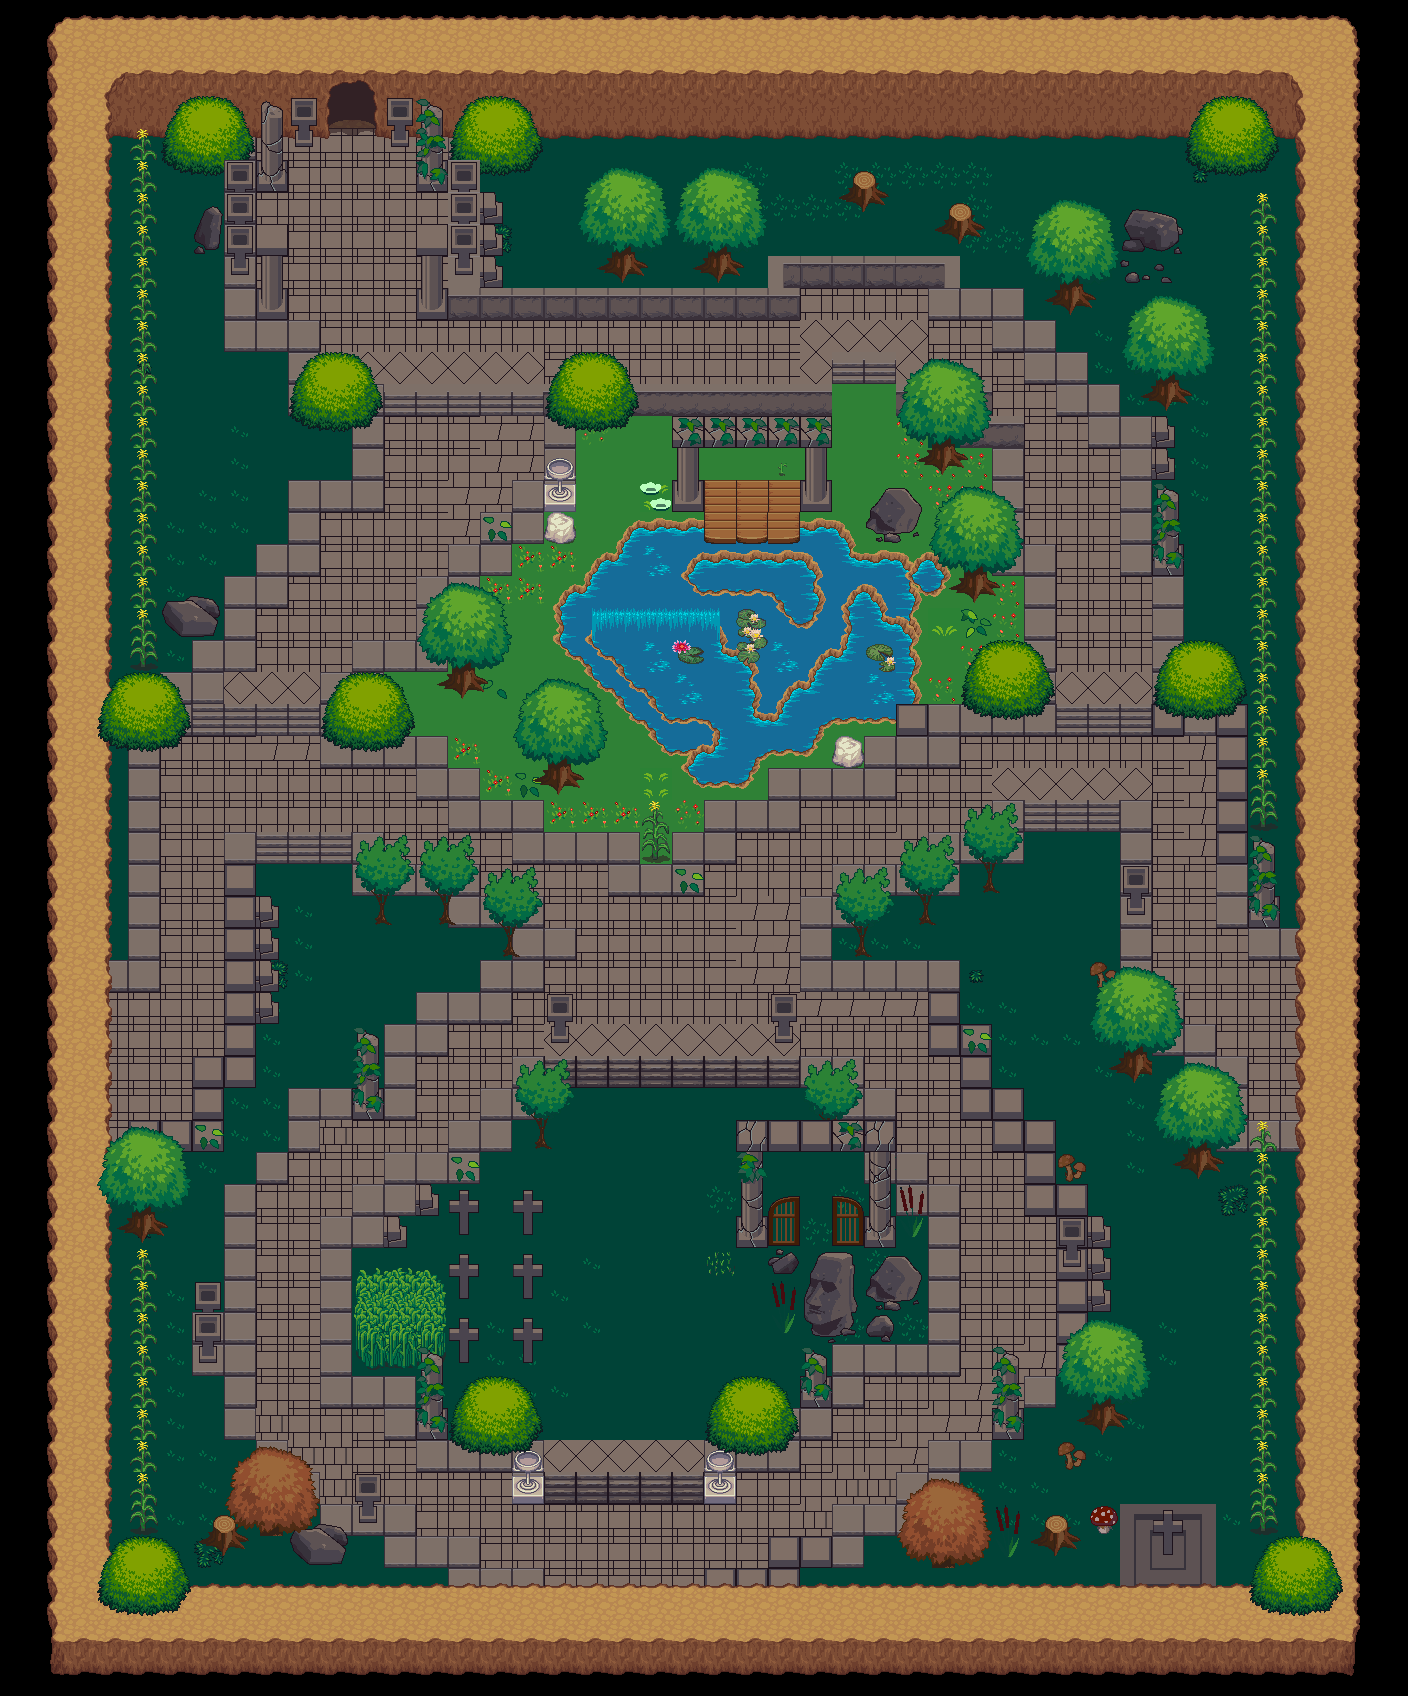

This is a level from a 2D game, rendered from its Tiled map with the project's own tilesets. A one-line summary and the map file follow, with tile-layer data summarised:
An orthogonal 44x53 tile map with 32x32 px tiles, 7 tile layers (background, arena, grass details, road, ...) and 241 objects.

<map version="1.5" tiledversion="1.6.0" orientation="orthogonal" renderorder="right-down" width="44" height="53" tilewidth="32" tileheight="32" infinite="0" nextlayerid="11" nextobjectid="243">
 <tileset firstgid="1" source="klipartz.com.tsx" />
 <layer id="1" name="background" width="44" height="53">
  <data>[2332 cells, 1748 non-empty, 3 distinct tile ids]</data>
 </layer>
 <layer id="2" name="arena" width="44" height="53">
  <data>[2332 cells, 44 non-empty, 14 distinct tile ids]</data>
 </layer>
 <layer id="5" name="grass details" width="44" height="53">
  <data>[2332 cells, 266 non-empty, 28 distinct tile ids]</data>
 </layer>
 <layer id="6" name="road" width="44" height="53">
  <data>[2332 cells, 1041 non-empty, 23 distinct tile ids]</data>
 </layer>
 <layer id="4" name="walls" width="44" height="53">
  <data>[2332 cells, 644 non-empty, 29 distinct tile ids]</data>
 </layer>
 <layer id="7" name="details" width="44" height="53">
  <data>[2332 cells, 324 non-empty, 85 distinct tile ids]</data>
 </layer>
 <layer id="8" name="foreground" width="44" height="53">
  <data>[2332 cells, 420 non-empty, 73 distinct tile ids]</data>
 </layer>
 <objectgroup id="9" name="exit">
  <object id="1" x="324" y="125" width="54" height="37.5" />
  <object id="2" x="97.3333" y="1005.33" width="42" height="107.333" />
  <object id="3" x="558" y="1576" width="141.333" height="20.6667" />
  <object id="4" x="1285" y="958.5" width="31.5" height="151.5" />
 </objectgroup>
 <objectgroup id="10" name="collisions">
  <object id="5" x="175.667" y="117.333" width="65.3333" height="52.6667" />
  <object id="6" x="258" y="159.667" width="31" height="29.3333" />
  <object id="7" x="261.667" y="138.333" width="21" height="31.6667" />
  <object id="8" x="294.667" y="119" width="18.6667" height="26" />
  <object id="9" x="390.333" y="118.667" width="18.3333" height="27" />
  <object id="10" x="417.667" y="160.667" width="30" height="30.3333" />
  <object id="11" x="421" y="141.333" width="21.3333" height="33.3333" />
  <object id="12" x="225.333" y="162" width="30.6667" height="185" />
  <object id="13" x="257.333" y="288.333" width="31.3333" height="29.6667" />
  <object id="14" x="252" y="316" width="69.3333" height="36.6667" />
  <object id="15" x="287.667" y="344.333" width="33.6667" height="68" />
  <object id="16" x="290" y="382.667" width="95.6667" height="34.6667" />
  <object id="17" x="352.667" y="405.333" width="31.3333" height="105.667" />
  <object id="18" x="289.667" y="482.667" width="93.6667" height="29.3333" />
  <object id="19" x="288" y="481" width="31.6667" height="93.6667" />
  <object id="20" x="256.667" y="545" width="62.3333" height="30.3333" />
  <object id="21" x="224.667" y="577" width="63.3333" height="31.3333" />
  <object id="22" x="225.333" y="611.333" width="29.3333" height="57" />
  <object id="23" x="193" y="643.667" width="29.3333" height="56.3333" />
  <object id="24" x="120.667" y="677" width="73.3333" height="24.6667" />
  <object id="25" x="167" y="600.333" width="50.3333" height="35.6667" />
  <object id="26" x="136" y="144" width="14.6667" height="522" />
  <object id="27" x="201.667" y="213.667" width="17.3333" height="36.3333" />
  <object id="28" x="415.333" y="287.333" width="32.3333" height="30.3333" />
  <object id="29" x="446.667" y="158.333" width="33.6667" height="161" />
  <object id="30" x="480.667" y="193" width="22.3333" height="91" />
  <object id="31" x="456.333" y="116.667" width="78.3333" height="55.6667" />
  <object id="32" x="450.5" y="284" width="350" height="36.5" />
  <object id="33" x="767.667" y="254.667" width="193.333" height="34.6667" />
  <object id="34" x="611" y="236.333" width="25.6667" height="40" />
  <object id="35" x="706.667" y="237.667" width="24" height="37.6667" />
  <object id="36" x="851.667" y="178.667" width="26.6667" height="24.3333" />
  <object id="37" x="950.333" y="206.667" width="22.6667" height="31" />
  <object id="38" x="1060" y="275.333" width="23.3333" height="31.3333" />
  <object id="39" x="927" y="287.333" width="96.6667" height="33" />
  <object id="40" x="993.667" y="315" width="62.6667" height="35.3333" />
  <object id="41" x="1023.67" y="350.667" width="64.6667" height="33.6667" />
  <object id="42" x="1055.67" y="380.333" width="64" height="34.6667" />
  <object id="43" x="1089.67" y="415.333" width="83" height="31.6667" />
  <object id="44" x="1121.67" y="449.333" width="53.3333" height="30" />
  <object id="45" x="1120" y="480" width="32.6667" height="96" />
  <object id="46" x="1153.67" y="543.667" width="30.6667" height="30" />
  <object id="47" x="1152.67" y="575.667" width="32.3333" height="156" />
  <object id="48" x="1024.67" y="543.333" width="31.3333" height="190.667" />
  <object id="49" x="1178" y="661" width="51.3333" height="72" />
  <object id="50" x="1220.67" y="704" width="25.3333" height="222.333" />
  <object id="51" x="1155.5" y="371.75" width="23.25" height="29.75" />
  <object id="52" x="1128.5" y="212" width="46" height="34.5" />
  <object id="53" x="1198" y="124" width="66" height="40.5" />
  <object id="54" x="1257" y="220" width="10" height="601" />
  <object id="55" x="1246" y="895.667" width="35" height="62.3333" />
  <object id="56" x="1248" y="926.667" width="55" height="32" />
  <object id="57" x="1218" y="1119.67" width="85.3333" height="32.6667" />
  <object id="58" x="1260" y="1148.5" width="8.5" height="386.5" />
  <object id="60" x="1119.67" y="1504.33" width="97.6667" height="81" />
  <object id="61" x="1045" y="1524.5" width="22.5" height="23.5" />
  <object id="62" x="1093" y="1508.5" width="18" height="25" />
  <object id="63" x="922.5" y="1500.5" width="46" height="57" />
  <object id="64" x="1062.5" y="1448" width="15.5" height="17.5" />
  <object id="65" x="1093" y="1395" width="22" height="32.5" />
  <object id="66" x="993" y="1408" width="31" height="31" />
  <object id="67" x="1056.67" y="1215.33" width="53.3333" height="104.333" />
  <object id="68" x="1060.67" y="1308" width="26.6667" height="70.3333" />
  <object id="69" x="1023.67" y="1375" width="37.3333" height="34.6667" />
  <object id="70" x="1064.67" y="1167.33" width="14" height="13.3333" />
  <object id="71" x="1187" y="1139.67" width="23.6667" height="31" />
  <object id="72" x="1124.67" y="1044.33" width="23.3333" height="29.6667" />
  <object id="73" x="1097" y="974.667" width="16.6667" height="12.3333" />
  <object id="74" x="1119.5" y="800.5" width="31" height="245.5" />
  <object id="75" x="1124.5" y="1017.5" width="93" height="36.5" />
  <object id="76" x="1190" y="1051" width="57" height="30.5" />
  <object id="77" x="1227" y="1082.5" width="20.5" height="52" />
  <object id="78" x="992.75" y="803.5" width="31" height="57" />
  <object id="79" x="928.333" y="831.667" width="94" height="31" />
  <object id="80" x="984.333" y="863" width="10.6667" height="28" />
  <object id="81" x="920.667" y="896.667" width="8.33333" height="25.3333" />
  <object id="82" x="833.5" y="864" width="127.5" height="33" />
  <object id="83" x="801" y="896" width="63" height="32.6667" />
  <object id="84" x="799.333" y="926.667" width="34" height="65" />
  <object id="85" x="800" y="959" width="160.333" height="34.3333" />
  <object id="86" x="928.667" y="962.333" width="33.3333" height="94.6667" />
  <object id="87" x="929.667" y="1023" width="63.3333" height="33.6667" />
  <object id="88" x="962.333" y="1023.67" width="29.3333" height="95.6667" />
  <object id="89" x="992" y="1087" width="32.3333" height="64.3333" />
  <object id="90" x="1026.33" y="1118.33" width="30.6667" height="98.3333" />
  <object id="91" x="1057" y="1185.67" width="29.6667" height="31.3333" />
  <object id="92" x="927.5" y="1438.5" width="63.5" height="31.5" />
  <object id="93" x="898" y="1471.5" width="60.5" height="32" />
  <object id="94" x="833" y="1504.5" width="99" height="27.5" />
  </objectgroup>
</map>
<!-- 148 of 241 objects omitted -->
